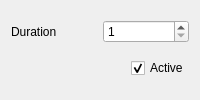
         <widget class="QWidget" name="TabPage17">
          <attribute name="title">
           <string>17</string>
          </attribute>
          <layout class="QGridLayout" name="gridLayout_22">
           <item row="0" column="0">
            <layout class="QHBoxLayout" name="horizontalLayout_42">
             <item>
              <widget class="QLabel" name="duration17TextLabel">
               <property name="enabled">
                <bool>true</bool>
               </property>
               <property name="text">
                <string>Duration</string>
               </property>
               <property name="wordWrap">
                <bool>false</bool>
               </property>
              </widget>
             </item>
             <item>
              <widget class="QSpinBox" name="duration17SpinBox">
               <property name="enabled">
                <bool>true</bool>
               </property>
               <property name="minimum">
                <number>1</number>
               </property>
              </widget>
             </item>
            </layout>
           </item>
           <item row="1" column="0">
            <layout class="QHBoxLayout" name="horizontalLayout_41">
             <item>
              <spacer name="horizontalSpacer_18">
               <property name="orientation">
                <enum>Qt::Horizontal</enum>
               </property>
               <property name="sizeHint" stdset="0">
                <size>
                 <width>40</width>
                 <height>20</height>
                </size>
               </property>
              </spacer>
             </item>
             <item>
              <widget class="QCheckBox" name="active17CheckBox">
               <property name="enabled">
                <bool>true</bool>
               </property>
               <property name="text">
                <string comment="It refers to a subactivity">Active</string>
               </property>
               <property name="checked">
                <bool>true</bool>
               </property>
              </widget>
             </item>
            </layout>
           </item>
          </layout>
         </widget>
